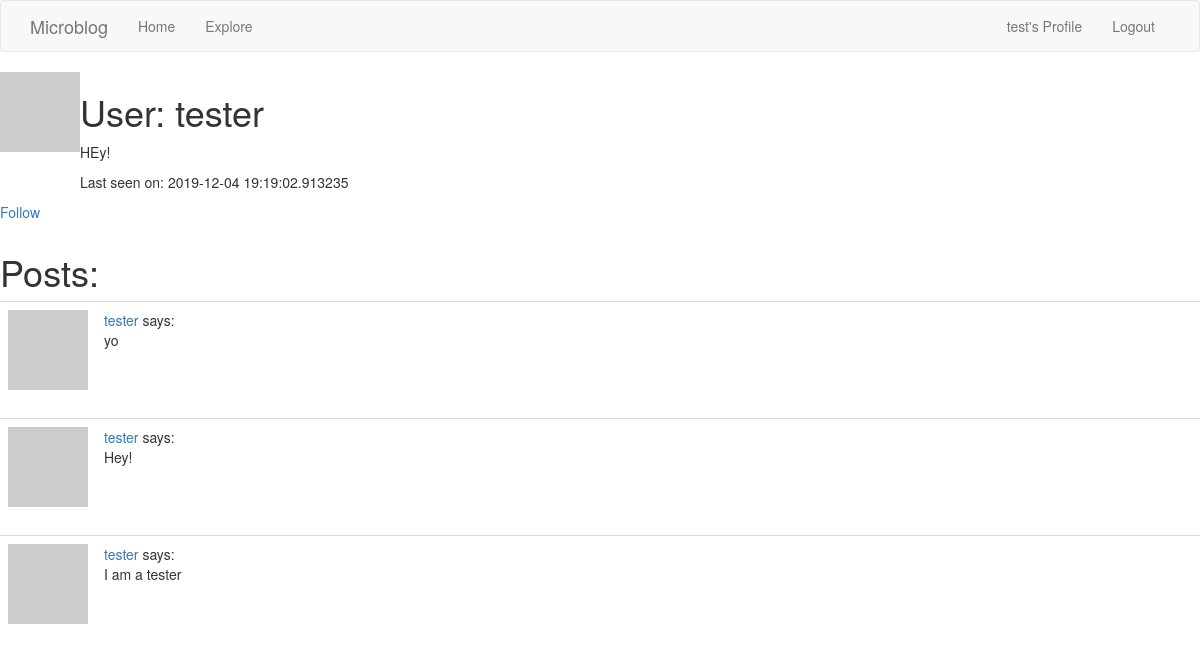
The app's page /user/tester (signed in), older data.
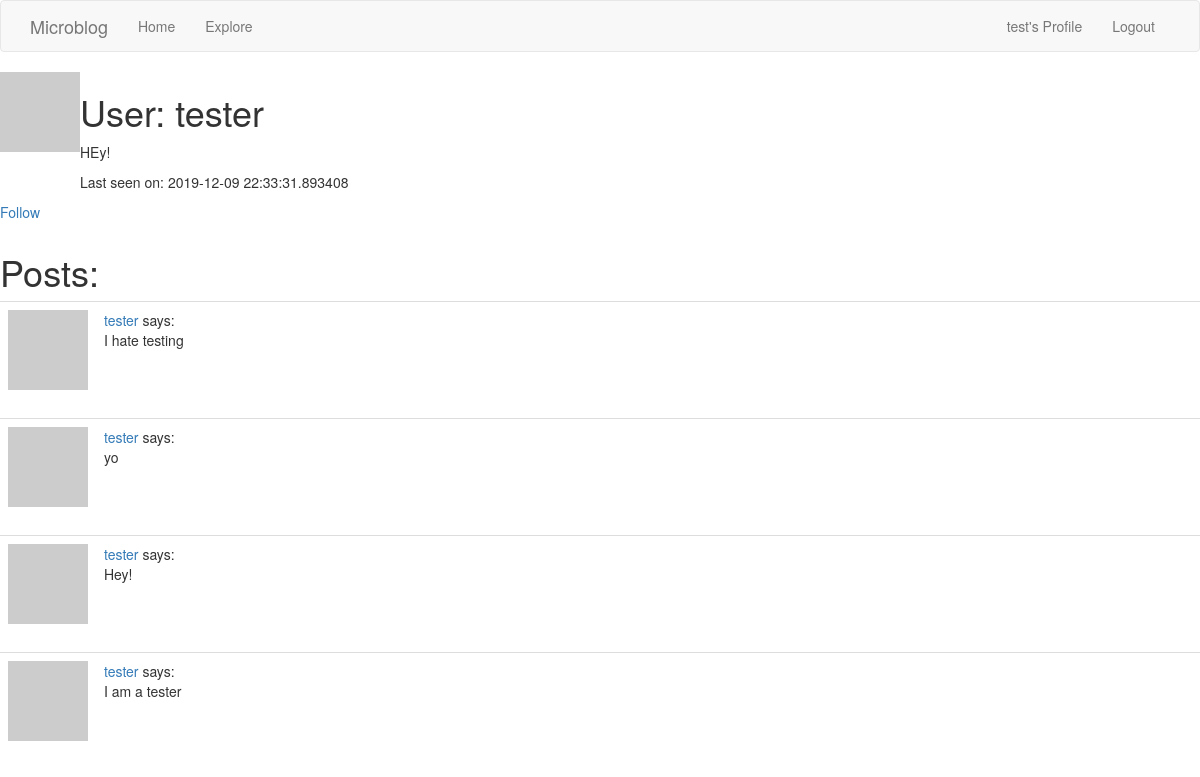
The same page, newer data.
### app/models.py (models this page shows, shortened)
class User(UserMixin, db.Model):
    id = db.Column(db.Integer, primary_key=True)
    username = db.Column(db.String(64), index=True, unique=True)
    email = db.Column(db.String(120), index=True, unique=True)
    password_hash = db.Column(db.String(128))
    posts = db.relationship('Post', backref='author', lazy='dynamic')
    about_me = db.Column(db.String(140))
    last_seen = db.Column(db.DateTime, default=datetime.utcnow)
    def avatar(self, size):
        digest = md5(self.email.lower().encode('utf-8')).hexdigest()
        return 'https://www.gravatar.com/avatar/{}?d=identicon&s={}'.format(
            digest, size)
    def is_following(self, user):
        return self.followed.filter(
            followers.c.followed_id == user.id).count() > 0
    followed = db.relationship(
        'User', secondary=followers,
        primaryjoin=(followers.c.follower_id == id),
        secondaryjoin=(followers.c.followed_id == id),
        backref=db.backref('followers', lazy='dynamic'), lazy='dynamic')

class Post(db.Model):
    id = db.Column(db.Integer, primary_key=True)
    body = db.Column(db.String(140))
    timestamp = db.Column(db.DateTime, index=True, default=datetime.utcnow)
    user_id = db.Column(db.Integer, db.ForeignKey('user.id'))

### app/routes.py (the view)
@app.route('/user/<username>')
@login_required
def user(username):
    user = User.query.filter_by(username=username).first_or_404()
    currentUser = current_user.username
    page = request.args.get('page', 1, type=int)
    posts = user.posts.order_by(Post.timestamp.desc()).paginate(
        page, app.config['POSTS_PER_PAGE'], False)
    next_url = url_for('user', username=user.username, page=posts.next_num) \
        if posts.has_next else None
    prev_url = url_for('user', username=user.username, page=posts.prev_num) \
        if posts.has_prev else None
    return render_template('user.html', user=user, posts=posts.items,
                           next_url=next_url, prev_url=prev_url, currentUser = currentUser)

### app/models.py (called while the page is built)
@login.user_loader
def load_user(id):
    return User.query.get(int(id))

### app/routes.py (called while the page is built)
@app.before_request
def before_request():
    if current_user.is_authenticated:
        current_user.last_seen = datetime.utcnow()
        db.session.commit()

### app/templates/user.html (shortened to what this page needs)
{% extends "base.html" %}
{% block content %}
<table>
    <tr valign="top">
        <td><img src="{{ user.avatar(128) }}"></td>
        <td>
            <h1>User: {{ user.username }}</h1>
            {% if user.about_me %}<p>{{ user.about_me }}</p>{% endif %}
            {% if user.last_seen %}<p>Last seen on: {{ user.last_seen }}</p>{% endif %}
        </td>
    </tr>
    <td> {% if user == current_user %}
        <p><a href="{{ url_for('edit_profile') }}">Edit your profile</a></p>
        {% elif not current_user.is_following(user) %}
        <p><a href="{{ url_for('follow', username=user.username) }}">Follow</a></p>
        {% else %}
        <p><a href="{{ url_for('unfollow', username=user.username) }}">Unfollow</a></p>
        {% endif %}
</table>
<h1>Posts:</h1>
{% for post in posts %}
{% include '_post.html' %}
{% endfor %}
{% endblock %}

### app/templates/_post.html (shortened to what this page needs)
<table class="table table-hover">
    <tr>
        <td width="70px">
            <a href="{{ url_for('user', username=post.author.username) }}">
                <img src="{{ post.author.avatar(70) }}" />
            </a>
        </td>
        <td>
            <a href="{{ url_for('user', username=post.author.username) }}">
                {{ post.author.username }}
            </a>
            says:
            <br>
            {{ post.body }}
        </td>
    </tr>
</table>

Row changes from the older to the newer data that the page shows:
changed User "tester": last_seen "2019-12-04 19:19:02.913235" → "2019-12-09 22:33:31.893408"
added Post: author.username "tester", body "I hate testing"
